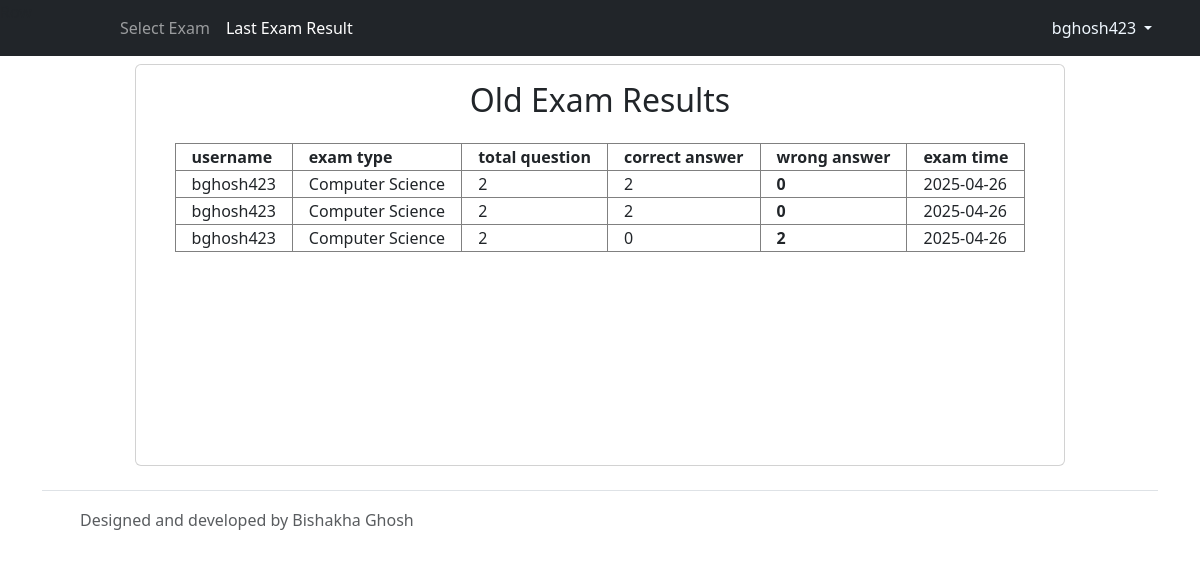
The app's page /old_exam_results.php (signed in) with its own data.
### tables this page shows
CREATE TABLE `exam_results` (
  `id` int(5) NOT NULL,
  `username` varchar(100) NOT NULL,
  `exam_type` varchar(100) NOT NULL,
  `total_question` varchar(10) NOT NULL,
  `correct_answer` varchar(10) NOT NULL,
  `wrong_answer` varchar(10) NOT NULL,
  `exam_time` varchar(50) NOT NULL
);

### old_exam_results.php (the view, shortened to what this page needs)
<?php
include "header.php";
include "connection.php";
    ?>
<div class="container">
    <div class="card col-lg-10 mx-auto">
        <div class="card-body " style="height:400px">
        <center>
            <h2 class="mb-4">Old Exam Results</h2>
        </center>
        <?php
        $res=mysqli_query($link, "select * from exam_results where username='$_SESSION[username]' order by id desc");
        $count=mysqli_num_rows($res);
        if($count==0)
        {
            ?>
            <center>
                <h3>No Results Found</h3>
            </center>
            <?php
        }
        else
        {
            echo "<table class='table-bordered mx-auto'>";
            echo "<tr>";
            echo "<th class='px-3'>"; echo "username"; echo "</th>";
            echo "<th class='px-3'>"; echo "exam type"; echo "</th>";
            echo "<th class='px-3'>"; echo "total question"; echo "</th>";
            echo "<th class='px-3'>"; echo "correct answer"; echo "</th>";
            echo "<th class='px-3'>"; echo "wrong answer"; echo "</th>";
            echo "<th class='px-3'>"; echo "exam time"; echo "</th>";
            echo "</tr>";
            while($row=mysqli_fetch_array($res))
            {
                echo "<tr>";
                echo "<td class='px-3'>"; echo $row["username"]; echo "</td>";
                echo "<td class='px-3'>"; echo $row["exam_type"]; echo "</td>";
                echo "<td class='px-3'>"; echo $row["total_question"]; echo "</td>";
                echo "<td class='px-3'>"; echo $row["correct_answer"]; echo "</td>";
                echo "<th class='px-3'>"; echo $row["wrong_answer"]; echo "</td>";
                echo "<td class='px-3'>"; echo $row["exam_time"]; echo "</td>";
                echo "</tr>";
            }
            echo "</table>";
        }
        ?>
        </div>
    </div>
</div>
<?php
include "footer.php";
?>

### records on screen
exam_results: username "bghosh423", exam_type "Computer Science", total_question "2", correct_answer "2", wrong_answer "0", exam_time "2025-04-26"
exam_results: username "bghosh423", exam_type "Computer Science", total_question "2", correct_answer "2", wrong_answer "0", exam_time "2025-04-26"
exam_results: username "bghosh423", exam_type "Computer Science", total_question "2", correct_answer "0", wrong_answer "2", exam_time "2025-04-26"

### other values on screen
$_SESSION["username"] "bghosh423"
